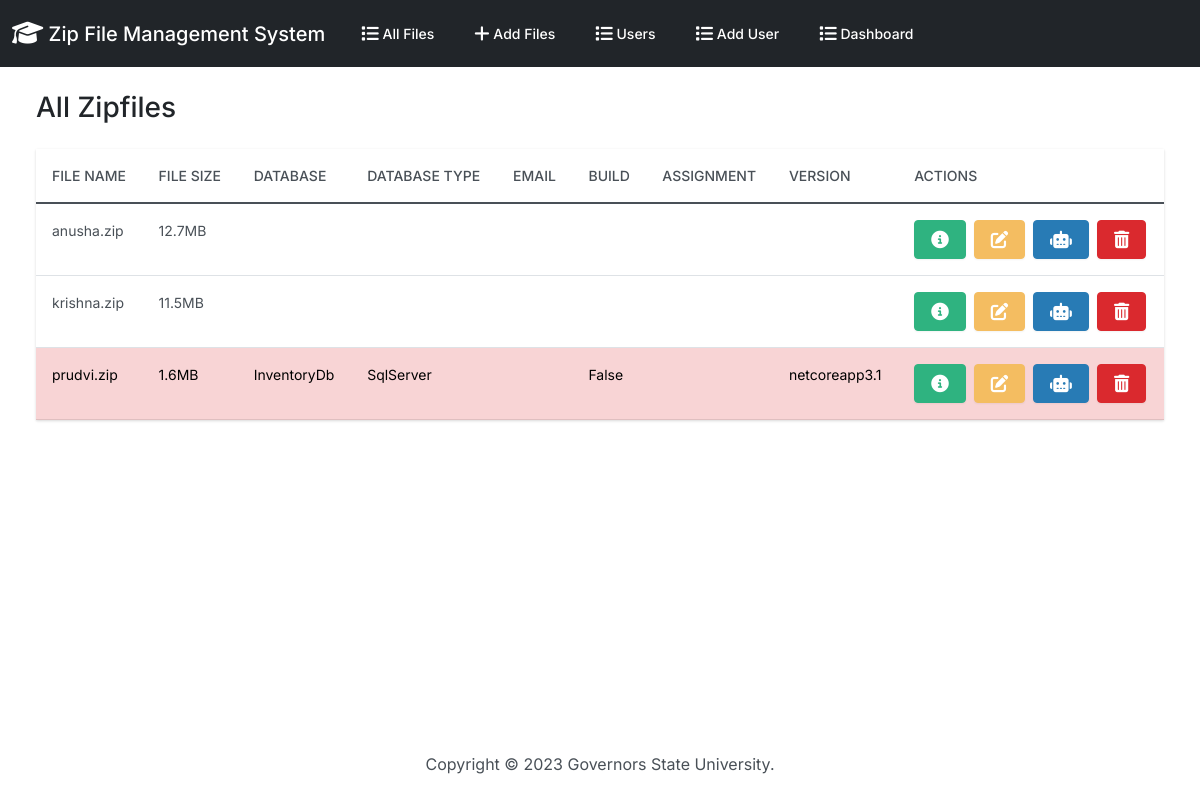
The app's page /, older data.
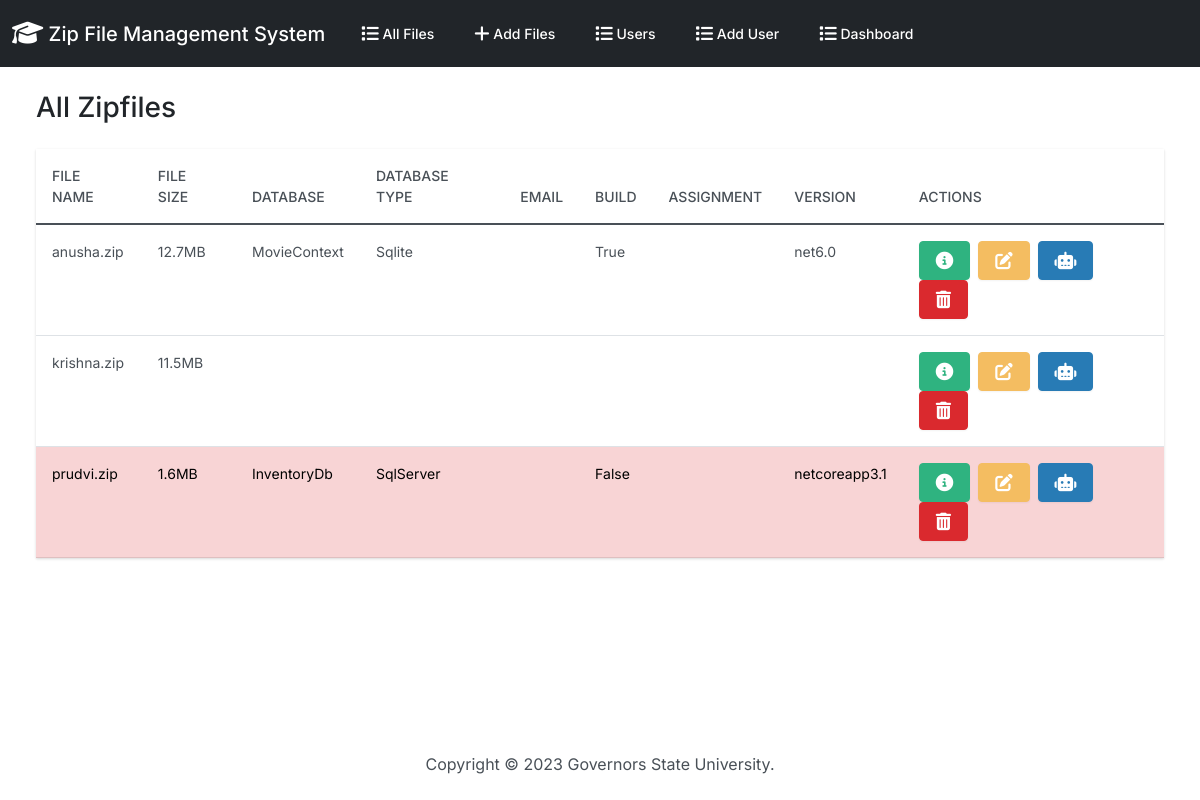
The same page, newer data.
### zipfiles/models.py (models this page shows, shortened)
class File_Results(models.Model):
  id_number = models.PositiveIntegerField(null=True)
  f_name = models.CharField(max_length=255,null=True)
  f_size = models.CharField(max_length=50,null=True)
  myfiles = models.FileField(upload_to="")
  user_name = models.ForeignKey('UserNamesList', on_delete=models.CASCADE, null=True)
  db_name = models.CharField(max_length=50,null=True)
  db_type = models.CharField(max_length=50,null=True)
  is_build_succeeded = models.CharField(max_length=50,null=True)
  dotnet_version = models.CharField(max_length=20,null=True)
  assignment_number = models.IntegerField(null=True)
  folder_name = models.CharField(max_length=50,null=True)
  instruction_passed = models.CharField(max_length=50,null=True)

### zipfiles/views.py (the view)
# urls.py: path('', views.index, name='index'),
def index(request):
  return render(request, 'zipfiles/index.html', {
    'zipfiles': File_Results.objects.all()
  })

### zipfiles/templates/zipfiles/index.html (shortened to what this page needs)
{% extends "zipfiles/base.html" %}
{% block body %}
<h3 class="m-4">All Zipfiles</h3>
<div class="row">
  <div class="col-12">
    {% if zipfiles %}
    <div class="ms-4 me-4 mb-4">
      <div>
        <table class="table table-hover">
          <thead class="thead-dark">
            <tr>
              <th scope="col">File name</th>
              <th scope="col">File Size</th>
              <th scope="col">Database</th>
              <th scope="col">Database Type</th>
              <th scope="col">Email</th>
              <th scope="col">Build</th>
              <th scope="col">Assignment</th>
              <th scope="col">Version</th>
              <th scope="col">Actions</th>
            </tr>
          </thead>
          <tbody>
            {% for zipfile in zipfiles %}
              <tr {% if zipfile.is_build_succeeded == 'False' %}class="table-danger"{% endif %}>
                <td>{{ zipfile.f_name|default:"" }}</td>
                <td>{{ zipfile.f_size|default:"" }}</td>
                <td>{{ zipfile.db_name|default:"" }}</td>
                <td>{{ zipfile.db_type|default:"" }}</td>
                <td>{{ zipfile.email|default:"" }}</td>
                <td>{{ zipfile.is_build_succeeded|default:"" }}</td>
                <td>{{ zipfile.assignment_number|default:"" }}</td>
                <td>{{ zipfile.dotnet_version|default:"" }}</td>
                <td>
                  <button type="button" class="btn btn-success me-1" href="{% url 'view_student' zipfile.id %}" data-bs-toggle="modal" data-bs-target="#myModal{{zipfile.id}}">
                  </button>
                  <a class="btn btn-warning me-1" href="{% url 'edit' zipfile.id %}">
                  </a>
                  <a class="btn btn-info me-1" href="{% url 'automate' zipfile.id %}">
                  </a>
                  <button type="button" class="btn btn-danger" data-bs-toggle="modal" data-bs-target="#delete{{zipfile.id}}">
                  </button>
                </td>
              </tr>
            {% endfor %}
          </tbody>
        </table>
      </div>
    </div>
    {% else %}
      <h5 class="alert alert-primary ms-4 me-4">No File_Results Records</h5>
    {% endif %}
  </div>
</div>
{% endblock %}

Row changes from the older to the newer data that the page shows:
changed File_Results "anusha.zip": db_name (not shown) → "MovieContext"; db_type (not shown) → "Sqlite"; is_build_succeeded (not shown) → "True"; dotnet_version (not shown) → "net6.0"
